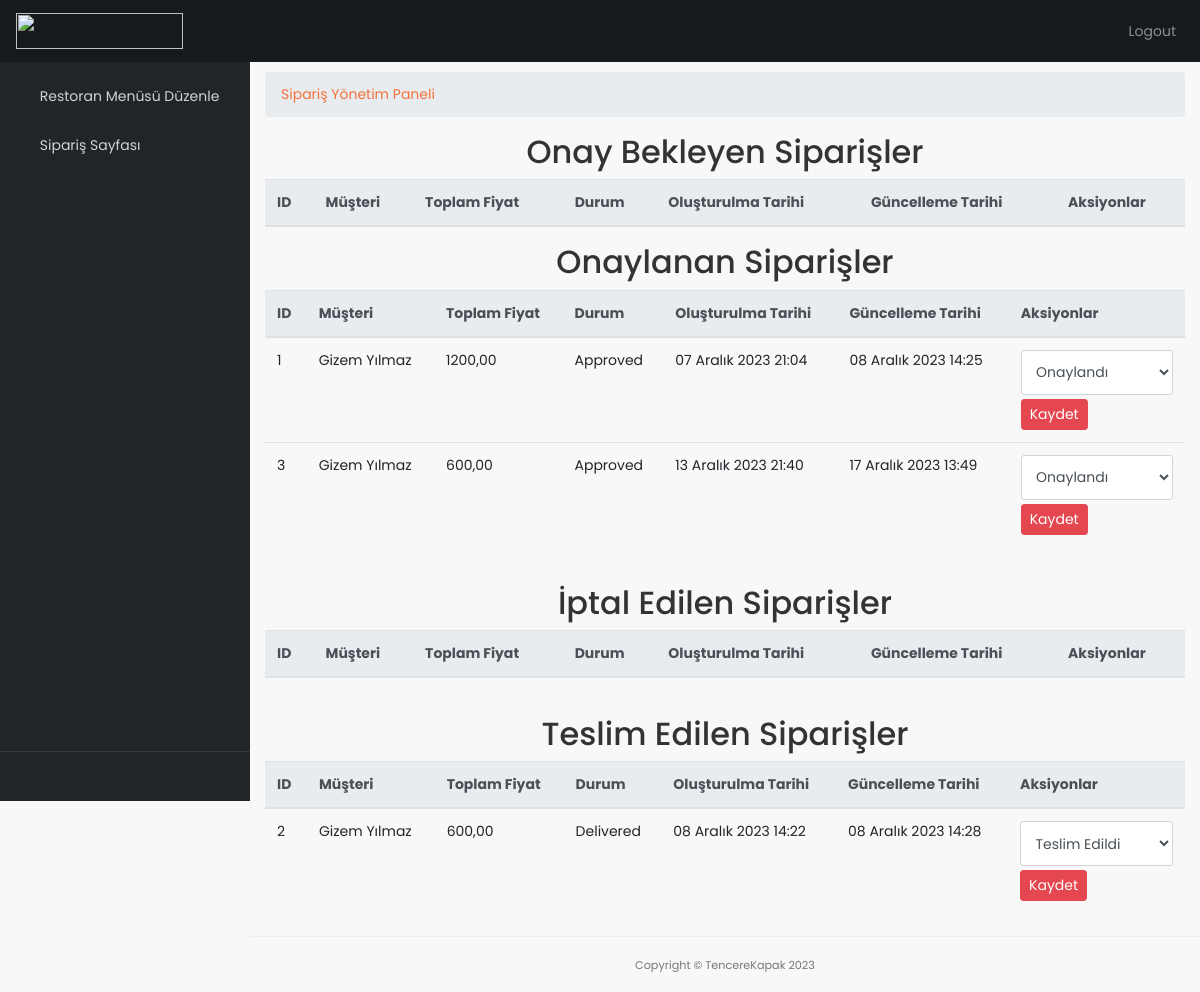
The page /orders/ (signed in) on the database as committed earlier.
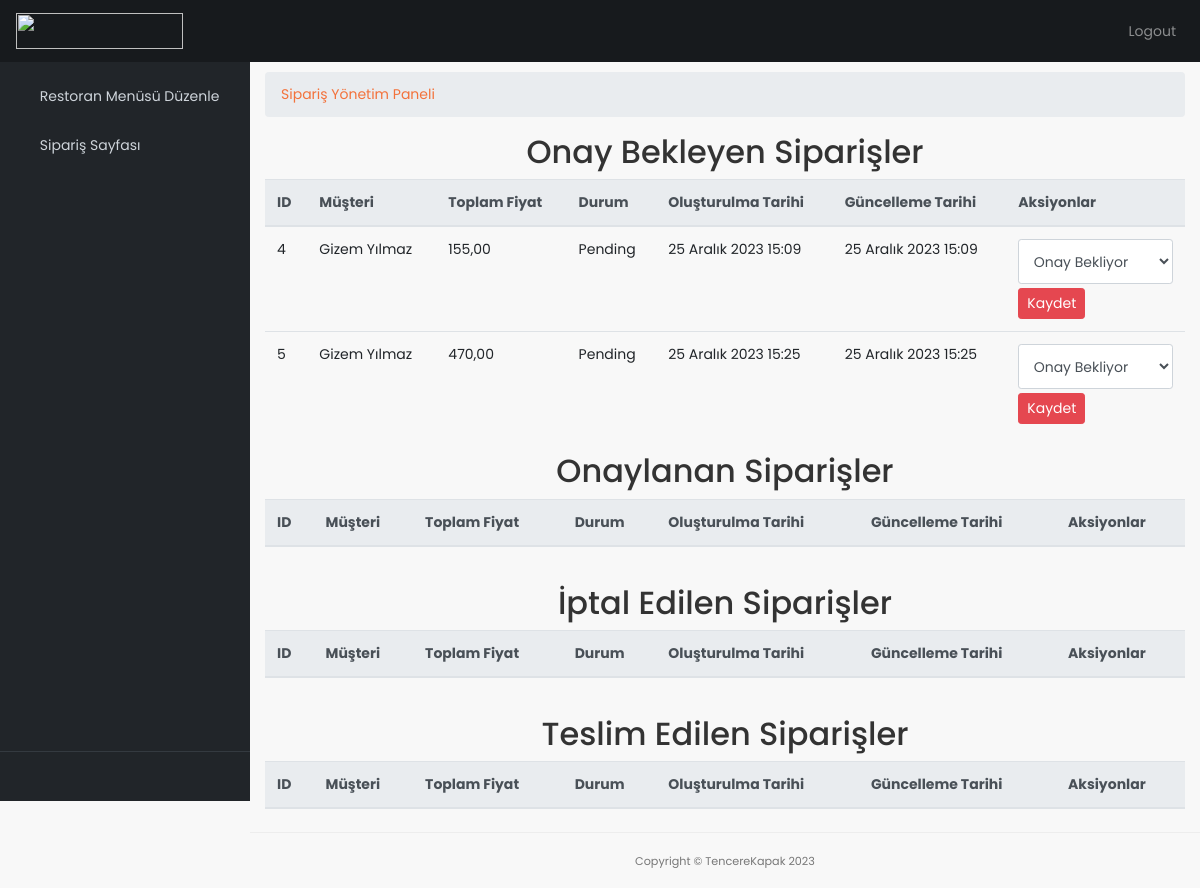
The same page on the database as committed later.
### fooddelivery/models.py (models this page shows, shortened)
class Order(models.Model):
    STATUS = (
        ('pending', 'Pending'),
        ('approved', 'Approved'),
        ('rejected', 'Rejected'),
        ('delivered', 'Delivered'),
    )
    customer = models.ForeignKey(Customer, on_delete=models.CASCADE, related_name="orders")  # Hangi kullanıcının siparişi olduğu
    menu = models.ManyToManyField(Menu, through='OrderItem')  # Hangi ürünlerin siparişte olduğu
    total_price = models.DecimalField(max_digits=10, decimal_places=2, default=0.00)
    status = models.CharField(max_length=10, choices=STATUS, default='pending')
    shipping_address = models.ForeignKey(Adress, on_delete=models.CASCADE, related_name='orders_adresses')
    payment_method = models.CharField(max_length=100, null=False, blank=False, default='nakit')
    reviewed = models.BooleanField(default=False)
    created_at = models.DateTimeField(auto_now_add=True)
    updated_at = models.DateTimeField(auto_now=True)
    class Meta:
        db_table = 'order'
        verbose_name = 'Order'
        verbose_name_plural = 'Orders'

class Customer(AbstractBaseUser, PermissionsMixin):
    name = models.CharField(max_length=100, null=False, blank=False)
    email = models.EmailField(null=False, blank=False, unique=True)
    phone = models.CharField(max_length=10, null=True, blank=False, validators=[phone_number_validator])
    address = models.ManyToManyField('Adress', related_name='customers', blank=True)
    date_joined = models.DateTimeField(default=timezone.now)
    is_staff = models.BooleanField(default=False)
    is_active = models.BooleanField(default=True)
    objects = CustomerManager()
    USERNAME_FIELD = 'email'
    REQUIRED_FIELDS = ['name']
    class Meta:
        ordering = ['email']
        db_table = 'customer'
        verbose_name = 'Customer'
        verbose_name_plural = 'Customers'
        app_label = 'fooddelivery'

### restaurants/views.py (the view)
# urls.py: path('orders/', views.order_list, name='order-list'),
@login_required
def order_list(request):
    orders = Order.objects.filter(orderitems__menu__restaurant__manager=request.user).distinct()
    return render(request, 'order_list.html', {'orders': orders})

### restaurants/templates/order_list.html (shortened to what this page needs)
{% extends "adminbase.html" %}
{% load static %}
{% block content %}
<div class="content-wrapper">
    <div class="container-fluid">
        <ol class="breadcrumb">
            <li class="breadcrumb-item">
                <a href="#">Sipariş Yönetim Paneli</a>
            </li>
        </ol>
        <div class="status-section" id="pending-section">
            <h2 class="text-center">Onay Bekleyen Siparişler</h2>
            <div class="table-responsive">
                <table class="table table-hover">
                    <thead class="thead-light">
                        <tr>
                            <th>ID</th>
                            <th>Müşteri</th>
                            <th>Toplam Fiyat</th>
                            <th>Durum</th>
                            <th>Oluşturulma Tarihi</th>
                            <th>Güncelleme Tarihi</th>
                            <th>Aksiyonlar</th>
                        </tr>
                    </thead>
                    <tbody>
                        {% for order in orders %}
                        {% if order.status == 'pending' %}
                            <tr data-order-id="{{ order.id }}">
                                <td>{{ order.id }}</td>
                                <td>{{ order.customer.name }}</td>
                                <td>{{ order.total_price }}</td>
                                <td>{{ order.get_status_display }}</td>
                                <td>{{ order.created_at }}</td>
                                <td>{{ order.updated_at }}</td>
                                <td>
                                    <select class="form-control form-control-sm status-selector" data-order-id="{{ order.id }}">
                                        <option value="pending" {% if order.status == 'pending' %}selected{% endif %}>Onay Bekliyor</option>
                                    </select>
                                    <button class="btn btn-primary btn-sm mt-1 save-status" data-order-id="{{ order.id }}">Kaydet</button>
                                </td>
                            </tr>
                        {% endif %}
                        {% empty %}
                            <tr>
                                <td colspan="7" class="text-center">Onay bekleyen sipariş bulunamadı.</td>
                            </tr>
                        {% endfor %}
                    </tbody>
                </table>
            </div>
        </div>
        <div class="status-section" id="approved-section">
            <h2 class="text-center">Onaylanan Siparişler</h2>
            <div class="table-responsive">
                <table class="table table-hover">
                    <thead class="thead-light">
                        <tr>
                            <th>ID</th>
                            <th>Müşteri</th>
                            <th>Toplam Fiyat</th>
                            <th>Durum</th>
                            <th>Oluşturulma Tarihi</th>
                            <th>Güncelleme Tarihi</th>
                            <th>Aksiyonlar</th>
                        </tr>
                    </thead>
                    <tbody>
                        {% for order in orders %}
                        {% if order.status == 'approved' %}
                            <tr data-order-id="{{ order.id }}">
                                <td>{{ order.id }}</td>
                                <td>{{ order.customer.name }}</td>
                                <td>{{ order.total_price }}</td>
                                <td>{{ order.get_status_display }}</td>
                                <td>{{ order.created_at }}</td>
                                <td>{{ order.updated_at }}</td>
                                <td>
                                    <select class="form-control form-control-sm status-selector" data-order-id="{{ order.id }}">
                                        <option value="approved" {% if order.status == 'approved' %}selected{% endif %}>Onaylandı</option>
                                    </select>
                                    <button class="btn btn-primary btn-sm mt-1 save-status" data-order-id="{{ order.id }}">Kaydet</button>
                                </td>
                            </tr>
                        {% endif %}
                        {% empty %}
                            <tr>
                                <td colspan="7" class="text-center">Onay bekleyen sipariş bulunamadı.</td>
                            </tr>
                        {% endfor %}
                    </tbody>
                </table>
            </div>
        </div>
<br>
        <div class="status-section" id="rejected-section">
            <h2 class="text-center">İptal Edilen Siparişler</h2>
            <div class="table-responsive">
                <table class="table table-hover">
                    <thead class="thead-light">
                        <tr>
                            <th>ID</th>
                            <th>Müşteri</th>
                            <th>Toplam Fiyat</th>
                            <th>Durum</th>
                            <th>Oluşturulma Tarihi</th>
                            <th>Güncelleme Tarihi</th>
                            <th>Aksiyonlar</th>
                        </tr>
                    </thead>
                </table>
            </div>
        </div>
<br>
        <div class="status-section" id="delivered-section">
            <h2 class="text-center">Teslim Edilen Siparişler</h2>
            <div class="table-responsive">
                <table class="table table-hover">
                    <thead class="thead-light">
                        <tr>
                            <th>ID</th>
                            <th>Müşteri</th>
                            <th>Toplam Fiyat</th>
                            <th>Durum</th>
                            <th>Oluşturulma Tarihi</th>
                            <th>Güncelleme Tarihi</th>
                            <th>Aksiyonlar</th>
                        </tr>
                    </thead>
                    <tbody>
                        {% for order in orders %}
                        {% if order.status == 'delivered' %}
                            <tr data-order-id="{{ order.id }}">
                                <td>{{ order.id }}</td>
                                <td>{{ order.customer.name }}</td>
                                <td>{{ order.total_price }}</td>
                                <td>{{ order.get_status_display }}</td>
                                <td>{{ order.created_at }}</td>
                                <td>{{ order.updated_at }}</td>
                                <td>
                                    <select class="form-control form-control-sm status-selector" data-order-id="{{ order.id }}">
                                        <option value="delivered" {% if order.status == 'delivered' %}selected{% endif %}>Teslim Edildi</option>
                                    </select>
                                    <button class="btn btn-primary btn-sm mt-1 save-status" data-order-id="{{ order.id }}">Kaydet</button>
                                </td>
                            </tr>
                        {% endif %}
                        {% empty %}
                            <tr>
                                <td colspan="7" class="text-center">Onay bekleyen sipariş bulunamadı.</td>
                            </tr>
                        {% endfor %}
                    </tbody>
                </table>
            </div>
        </div>
</div>
</div>
{% endblock %}

### restaurants/templates/adminbase.html (shortened to what this page needs)
{% load static %}
<!DOCTYPE html>
<html lang="en">
<head>
    <link href="{% static 'admincss/vendor/bootstrap/css/bootstrap.min.css' %}" rel="stylesheet">
    <link href="{% static 'admincss/css/admin.css' %}" rel="stylesheet">
    <link href="{% static 'admincss/vendor/font-awesome/css/font-awesome.min.css' %}" rel="stylesheet" type="text/css">
    <link href="{% static 'admincss/vendor/datatables/dataTables.bootstrap4.css' %}" rel="stylesheet">
    <link href="{% static 'admincss/css/custom.css' %}" rel="stylesheet">
</head>
<body class="fixed-nav sticky-footer" id="page-top">
    <nav class="navbar navbar-expand-lg navbar-dark bg-default fixed-top" id="mainNav">
        <a class="navbar-brand" href="/adminmain"><img src="{% static 'img/TencereKapak.svg' %}" alt="" width="167" height="36"></a>
        <div class="collapse navbar-collapse" id="navbarResponsive">
            <ul class="navbar-nav navbar-sidenav" id="exampleAccordion">
                <li class="nav-item" data-toggle="tooltip" data-placement="right" title="Add listing + Menu List">
                    <a class="nav-link" href="/addtomenu">
                        <i class="fa fa-fw fa-plus-circle"></i>
                        <span class="nav-link-text">Restoran Menüsü Düzenle</span>
                    </a>
                </li>
                <li class="nav-item" data-toggle="tooltip" data-placement="right" title="Orders Page">
                    <a class="nav-link" href="/orders">
                        <i class="fa fa-fw fa-shopping-basket"></i>
                        <span class="nav-link-text">Sipariş Sayfası</span>
                    </a>
                </li>
            </ul>
            <ul class="navbar-nav sidenav-toggler">
                <li class="nav-item">
                    <a class="nav-link text-center" id="sidenavToggler">
                        <i class="fa fa-fw fa-angle-left"></i>
                    </a>
                </li>
            </ul>
            <ul class="navbar-nav ml-auto">
                <li class="nav-item">
                    <a class="nav-link" data-toggle="modal" data-target="#exampleModal"><i class="fa fa-fw fa-sign-out"></i>Logout</a>
                </li>
            </ul>
        </div>
    </nav>
            {% block content %} {% endblock %}
    <footer class="sticky-footer">
        <div class="container">
            <div class="text-center">
                <small>Copyright © TencereKapak 2023</small>
            </div>
        </div>
    </footer>
</body>
</html>

### restaurants/static/admincss/css/admin.css (style rules this page uses)
html { position: relative; min-height: 100%; }
body { overflow-x: hidden; }
body.sticky-footer { margin-bottom: 62px; }
body.sticky-footer .content-wrapper { min-height: calc(100vh - 62px - 62px); }
body.fixed-nav { padding-top: 56px; }
.content-wrapper { min-height: calc(100vh - 62px); padding-top: 1rem; }
#mainNav .navbar-collapse { overflow: auto; max-height: 75vh; }
#mainNav .navbar-collapse .navbar-nav .nav-item .nav-link { cursor: pointer; }
#mainNav .navbar-collapse .sidenav-toggler { display: none; }
@media (min-width: 992px) { #mainNav .navbar-brand { width: 250px; } }
@media (min-width: 992px) { #mainNav .navbar-collapse { overflow: visible; max-height: none; } }
@media (min-width: 992px) { #mainNav .navbar-collapse .navbar-sidenav { position: absolute; top: 0; left: 0; overflow-x: hidden; overflow-y: auto; -webkit-flex-direction: column; -ms-flex-direction: column; flex-direction: column; margin-top: 62px; } }
@media (min-width: 992px) { #mainNav .navbar-collapse .navbar-sidenav > .nav-item { width: 250px; padding: 0; } }
@media (min-width: 992px) { #mainNav .navbar-collapse .navbar-sidenav > .nav-item > .nav-link { padding: 1em; padding-left: 18px; } }
#mainNav.fixed-top .sidenav-toggler { display: none; }
@media (min-width: 992px) { #mainNav.fixed-top .navbar-sidenav { height: calc(100vh - 111px); } }
@media (min-width: 992px) { #mainNav.fixed-top .sidenav-toggler { position: absolute; top: 0; left: 0; display: flex; overflow-x: hidden; overflow-y: auto; -webkit-flex-direction: column; -ms-flex-direction: column; flex-direction: column; margin-top: calc(100vh - 49px); } }
@media (min-width: 992px) { #mainNav.fixed-top .sidenav-toggler > .nav-item { width: 250px; padding: 0; } }
@media (min-width: 992px) { #mainNav.fixed-top .sidenav-toggler > .nav-item > .nav-link { padding: 1em; } }
#mainNav.fixed-top.navbar-dark .sidenav-toggler { background-color: #212529; border-top: 1px solid #343a40; }
#mainNav.fixed-top.navbar-dark .sidenav-toggler a i { color: #adb5bd; }
.content-wrapper { overflow-x: hidden; background: white; }
@media (min-width: 992px) { .content-wrapper { margin-left: 250px; } }
#sidenavToggler i { font-weight: 800; }
#mainNav.navbar-dark .navbar-collapse .navbar-sidenav > .nav-item > .nav-link { color: #ced4da; }
@media (min-width: 992px) { #mainNav.navbar-dark .navbar-collapse .navbar-sidenav { background: #212529; padding-top: 10px; } }
footer.sticky-footer { position: absolute; right: 0; bottom: 0; width: 100%; height: 56px; border-top: 1px solid #ededed; line-height: 55px; }
@media (min-width: 992px) { footer.sticky-footer { width: calc(100% - 250px); } }
body { background: #f8f8f8; color: #777 !important; font-family: "Poppins", Helvetica, sans-serif; font-size: 14px; font-size: 0.875rem; }
.content-wrapper { background: #f8f8f8; }
h1, h2, h3, h4, h5, h6 { color: #333 !important; }
a { color: #f3723b; text-decoration: none; -moz-transition: all 0.5s ease-in-out; -o-transition: all 0.5s ease-in-out; -webkit-transition: all 0.5s ease-in-out; -ms-transition: all 0.5s ease-in-out; transition: all 0.5s ease-in-out; outline: none; }
.btn-primary { background-color: #e54750; border-color: #e54750; }
.bg-default { background-color: #171a1d; }
.form-control { font-size: 14px; font-size: 0.875rem; padding: .65rem; }
select.form-control:not([size]):not([multiple]) { height: calc(2.68rem + 2px); }

Rows that differ between the two databases and show on the page:
removed Order: id "1", customer.name "Gizem Yılmaz", total_price "1200,00", status "Approved", created_at "07 Aralık 2023 21:04", updated_at "08 Aralık 2023 14:25", status+id "Onaylandı", shown under "Onaylanan Siparişler"
removed Order: id "3", customer.name "Gizem Yılmaz", total_price "600,00", status "Approved", created_at "13 Aralık 2023 21:40", updated_at "17 Aralık 2023 13:49", status+id "Onaylandı", shown under "Onaylanan Siparişler"
removed Order: id "2", customer.name "Gizem Yılmaz", total_price "600,00", status "Delivered", created_at "08 Aralık 2023 14:22", updated_at "08 Aralık 2023 14:28", status+id "Teslim Edildi", shown under "Teslim Edilen Siparişler"
added Order: id "4", customer.name "Gizem Yılmaz", total_price "155,00", status "Pending", created_at "25 Aralık 2023 15:09", updated_at "25 Aralık 2023 15:09", status+id "Onay Bekliyor", shown under "Onay Bekleyen Siparişler"
added Order: id "5", customer.name "Gizem Yılmaz", total_price "470,00", status "Pending", created_at "25 Aralık 2023 15:25", updated_at "25 Aralık 2023 15:25", status+id "Onay Bekliyor", shown under "Onay Bekleyen Siparişler"
